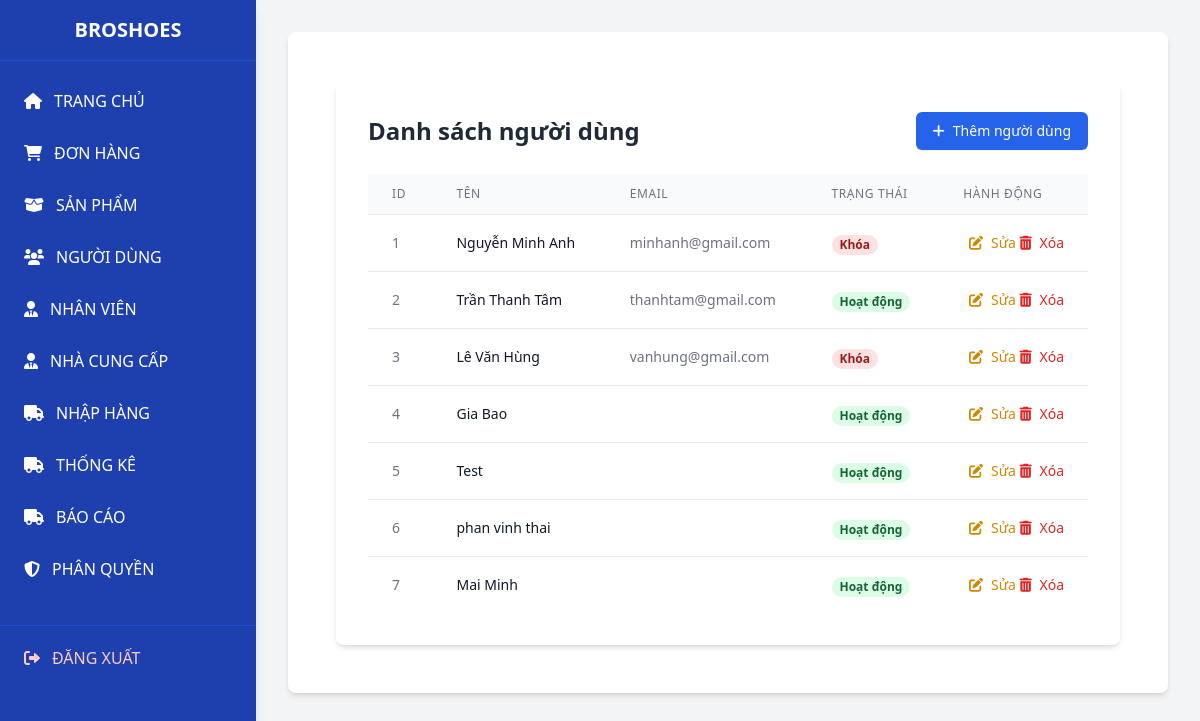
/admin/admin.php?page=users&action=list (signed in), run on an earlier commit of the app's database.
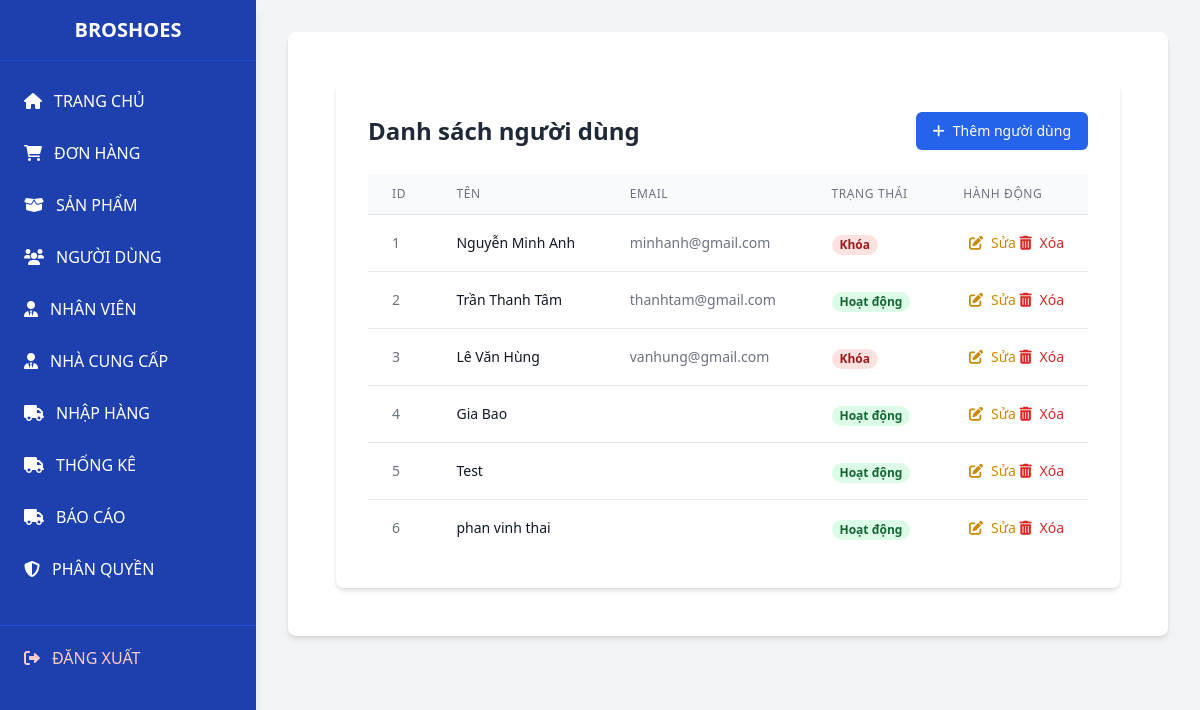
And on a later commit of the database.
### tables this page shows
CREATE TABLE `user` (
  `UserID` int(11) NOT NULL,
  `Username` varchar(50) NOT NULL,
  `Fullname` varchar(100) NOT NULL,
  `PhoneNumber` varchar(20) DEFAULT NULL,
  `Email` varchar(100) DEFAULT NULL,
  `Address` text DEFAULT NULL,
  `ProvinceID` int(11) NOT NULL,
  `DistrictID` int(11) NOT NULL,
  `WardID` int(11) NOT NULL,
  `PasswordHash` varchar(255) NOT NULL,
  `CreatedAt` datetime DEFAULT current_timestamp(),
  `isActivate` int(11) NOT NULL
);

### admin/models/User.php (called while the page is built, shortened)
<?php
require_once 'db_connection.php';
class User {
    private $pdo;
    public function __construct() {
        global $pdo;
        $this->pdo = $pdo;
    }
    public function getAll() {
        $stmt = $this->pdo->query("SELECT * FROM user");
        return $stmt->fetchAll();
    }
}

### admin/models/Permission.php (called while the page is built, shortened)
<?php
    class Permission {
        private $db;
        public function __construct($db) {
            $this->db = $db;
        }
        public function getPermissionsByRole($RoleID) {
            $query = "SELECT ma_quyen FROM quyen WHERE id IN (SELECT id_quyen FROM chitiet_vaitro_quyen WHERE id_vaitro = :roleID)";
            $stmt = $this->db->prepare($query);
            $stmt->bindParam(':roleID', $RoleID, PDO::PARAM_INT);
            $stmt->execute();
            return $stmt->fetchAll(PDO::FETCH_COLUMN, 0);
        }
    }

### admin/views/users/list.php (the view, shortened to what this page needs)
<?php
function renderButton($text, $href = '#', $iconClass = '', $itemclass= '',$disabled = false , )
{
    $itemclass .= $disabled ? 'cursor-not-allowed' : '';
    $hrefAttribute = $disabled ? '' : 'href="' . $href . '"';
    echo '<a ' . $hrefAttribute . ' class="' . $itemclass . '" >';
    if (!empty($iconClass)) {
        echo '<i class="' . $iconClass . ' mr-2"></i>';
    }
    echo $text;
    echo '</a>';
}
?>
<div class="max-w-7xl mx-auto p-6">
    <div class="bg-white rounded-lg shadow-md p-8">
        <div class="flex justify-between items-center mb-6">
            <h2 class="text-2xl font-bold text-gray-800">Danh sách người dùng</h2>
            <?php renderButton('Thêm người dùng' , 'admin.php?page=users&action=add' , 'fas fa-plus mr-2' , 'inline-flex items-center px-4 py-2 border border-transparent rounded-md shadow-sm text-sm font-medium text-white bg-blue-600 hover:bg-blue-700', !$hasUserAddPermission ) ?>
        </div>
        <div class="overflow-x-auto">
            <table class="min-w-full divide-y divide-gray-200">
                <thead class="bg-gray-50">
                    <tr>
                        <th class="px-6 py-3 text-left text-xs font-medium text-gray-500 uppercase tracking-wider">ID</th>
                        <th class="px-6 py-3 text-left text-xs font-medium text-gray-500 uppercase tracking-wider">Tên</th>
                        <th class="px-6 py-3 text-left text-xs font-medium text-gray-500 uppercase tracking-wider">Email</th>
                        <th class="px-6 py-3 text-left text-xs font-medium text-gray-500 uppercase tracking-wider">Trạng thái</th>
                        <th class="px-6 py-3 text-left text-xs font-medium text-gray-500 uppercase tracking-wider">Hành động</th>
                    </tr>
                </thead>
                <tbody class="bg-white divide-y divide-gray-200">
                    <?php foreach ($users as $user): ?>
                        <tr class="hover:bg-gray-50">
                            <td class="px-6 py-4 whitespace-nowrap text-sm text-gray-500"><?= $user['UserID'] ?></td>
                            <td class="px-6 py-4 whitespace-nowrap text-sm text-gray-900"><?= htmlspecialchars($user['Fullname']) ?></td>
                            <td class="px-6 py-4 whitespace-nowrap text-sm text-gray-500"><?= htmlspecialchars($user['Email']) ?></td>
                            <td class="px-6 py-4 whitespace-nowrap">
                                <?php if ($user['isActivate']): ?>
                                    <span class="px-2 inline-flex text-xs leading-5 font-semibold rounded-full bg-green-100 text-green-800">
                                        Hoạt động
                                    </span>
                                <?php else: ?>
                                    <span class="px-2 inline-flex text-xs leading-5 font-semibold rounded-full bg-red-100 text-red-800">
                                        Khóa
                                    </span>
                                <?php endif; ?>
                            </td>
                            <td class="px-6 py-4 whitespace-nowrap text-right text-sm font-medium">
                                <?= ($hasUserDeletePermission) ? '<a href="admin.php?page=users&action=delete&id='.$user['UserID'].'"
                                        class="text-red-600 hover:text-red-900" onclick="return confirm(\'Bạn chắc chắn muốn xóa người dùng này?\')">
                                            <i class="fas fa-trash-alt mr-1"></i> Xóa
                                        </a>' : '<a
                                        class="text-red-600 hover:text-red-900 cursor-not-allowed" >
                                            <i class="fas fa-trash-alt mr-1"></i> Xóa
                                        </a>' ?>
                                                                    </td>
                        </tr>
                    <?php endforeach; ?>
                </tbody>
            </table>
        </div>
    </div>
</div>

What changed in the data, as far as the page shows it:
removed user: UserID "7", Fullname "Mai Minh", isActivate "Hoạt động"
